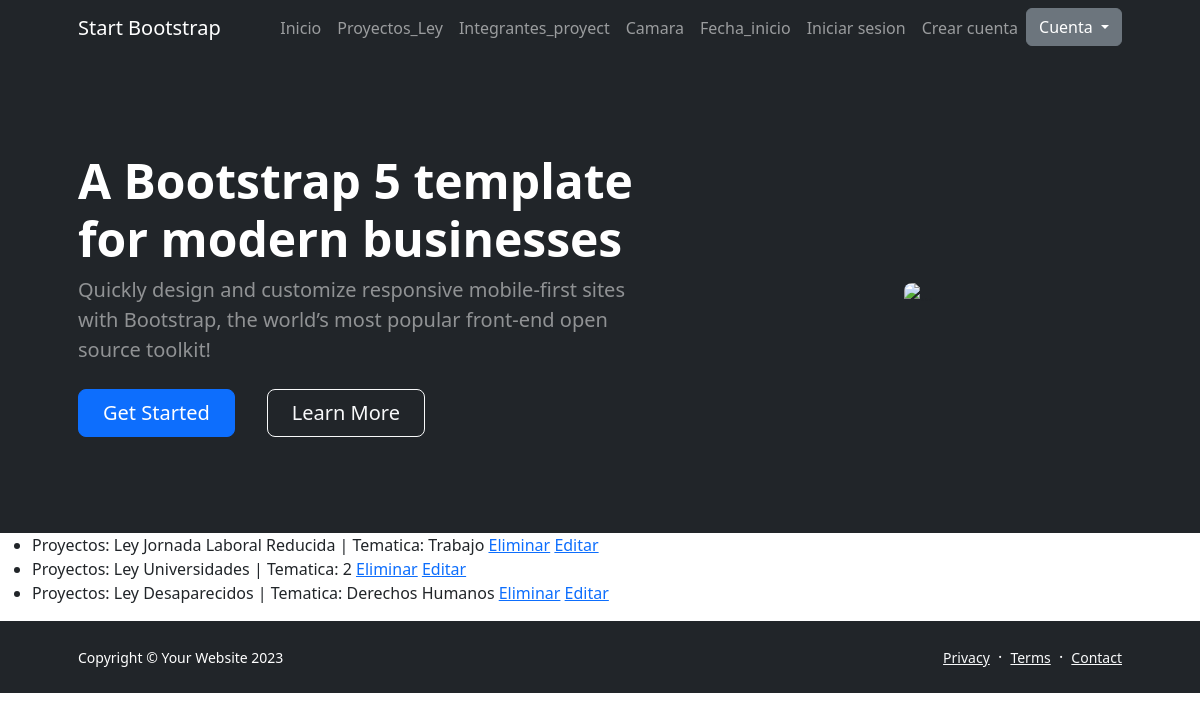
/leerProyectos, run on an earlier commit of the app's database.
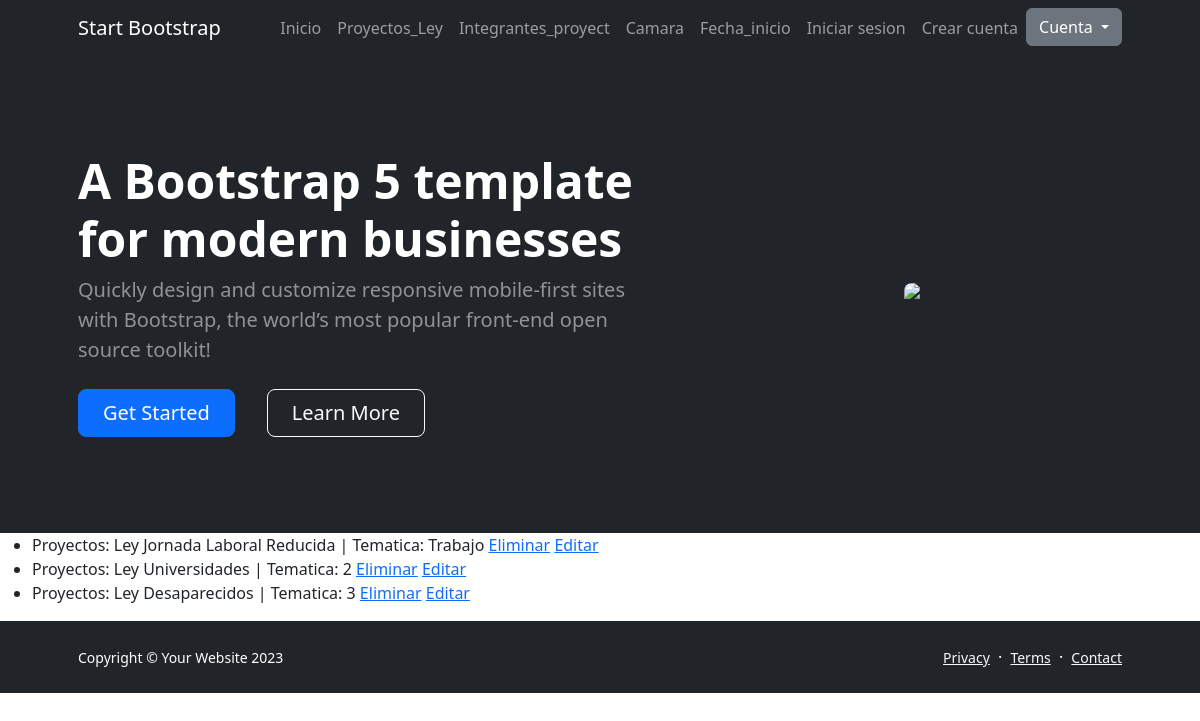
And on a later commit of the database.
### appcoder/models.py (models this page shows, shortened)
class Proyectos_Ley(models.Model):
    nombre= models.CharField(max_length=40)
    tematica=models.CharField(max_length=20)

### appcoder/views.py (the view)
# urls.py: path('leerProyectos', views.leerProyectos, name='LeerProyectos'),
def leerProyectos(request):
    proyectos = Proyectos_Ley.objects.all() #trae todos los proyectos
    return render(request, "AppCoder/leerProyectos.html", {'proyectos': proyectos})

### appcoder/templates/AppCoder/leerProyectos.html (shortened to what this page needs)
{% extends 'AppCoder/base.html' %}
{% load static %}
{% block main %}
<ul>
{% for proyecto in proyectos %}
    <li>Proyectos: {{ proyecto.nombre }} | Tematica: {{ proyecto.tematica }}
         <a href="{% url 'DeleteProyecto' proyecto.id %}">Eliminar</a>
         <a href="{% url 'EditProyecto' proyecto.id %}">Editar</a>
        </li>
{% endfor %}
</ul>
{% endblock main %}

### appcoder/templates/AppCoder/base.html (shortened to what this page needs)
<!DOCTYPE html>
<html lang="en">
    <head>
        {% load static %}
        <link href="https://cdn.jsdelivr.net/npm/bootstrap-icons@1.5.0/font/bootstrap-icons.css" rel="stylesheet" />
        <link rel="stylesheet" href="{% static 'AppCoder/css/styles.css'%}">
    </head>
    <body class="d-flex flex-column h-100">
        <main class="flex-shrink-0">
            <nav class="navbar navbar-expand-lg navbar-dark bg-dark">
                <div class="container px-5">
                    <a class="navbar-brand" href="index.html">Start Bootstrap</a>
                    <div class="collapse navbar-collapse" id="navbarSupportedContent">
                        <ul class="navbar-nav ms-auto mb-2 mb-lg-0">
                            <li class="nav-item"><a class="nav-link" href="{% url 'Inicio' %}">Inicio</a>
                            <li class="nav-item"><a class="nav-link" href="{% url 'Proyectos_Ley' %}">Proyectos_Ley</a>
                            <li class="nav-item"><a class="nav-link" href="{% url 'Integrantes_proyect' %}">Integrantes_proyect</a>
                            <li class="nav-item"><a class="nav-link" href="{% url 'Camara' %}">Camara</a>
                            <li class="nav-item"><a class="nav-link" href="{% url 'Fecha_Inicio'%}">Fecha_inicio</a>
                            <li class="nav-item"><a class="nav-link" href="#!">Iniciar sesion</a></li>
                            <li class="nav-item"><a class="nav-link" href="#!">Crear cuenta</a></li>
                            <li class="nav-item dropdown">
                        {% if request..is_authenticated %}
                            <div class="dropdown">
                                <button class="'btn btn-secondary dropdown-toggle" type="button" id="dropdownMenuButton1">
                                    {{ request.user.username }}
                                </button>
                                <ul class="dropdown-menu" aria-labelledby="dropdownMenuButton1">
                                    <li><a class='dropdown-item' href="{% url 'Logout' %}">Cerrar Sesion</a></li>
                                </ul>
                            </div>
                        {% else %}
                            <div class="dropdown">
                                <button class="btn btn-secondary dropdown-toggle" type="button" id="dropdownMenuButton1">
                                    Cuenta
                                </button>
                            </div>
                        {% endif %}
                    </div>
                </div>
            </nav>
            <header class="bg-dark py-5">
                <div class="container px-5">
                    <div class="row gx-5 align-items-center justify-content-center">
                        <div class="col-lg-8 col-xl-7 col-xxl-6">
                            <div class="my-5 text-center text-xl-start">
                                <h1 class="display-5 fw-bolder text-white mb-2">A Bootstrap 5 template for modern businesses</h1>
                                <p class="lead fw-normal text-white-50 mb-4">Quickly design and customize responsive mobile-first sites with Bootstrap, the world’s most popular front-end open source toolkit!</p>
                                <div class="d-grid gap-3 d-sm-flex justify-content-sm-center justify-content-xl-start">
                                    <a class="btn btn-primary btn-lg px-4 me-sm-3" href="#features">Get Started</a>
                                    <a class="btn btn-outline-light btn-lg px-4" href="#!">Learn More</a>
                                </div>
                            </div>
                        </div>
                        <div class="col-xl-5 col-xxl-6 d-none d-xl-block text-center"><img class="img-fluid rounded-3 my-5" src="{% static 'AppCodder/assets/fotocongreso.png'}" alt="..." /></div>
                    </div>
                </div>
            </header>
        {% block main %}
        {% endblock %}
        <footer class="bg-dark py-4 mt-auto">
            <div class="container px-5">
                <div class="row align-items-center justify-content-between flex-column flex-sm-row">
                    <div class="col-auto"><div class="small m-0 text-white">Copyright &copy; Your Website 2023</div></div>
                    <div class="col-auto">
                        <a class="link-light small" href="#!">Privacy</a>
                        <span class="text-white mx-1">&middot;</span>
                        <a class="link-light small" href="#!">Terms</a>
                        <span class="text-white mx-1">&middot;</span>
                        <a class="link-light small" href="#!">Contact</a>
                    </div>
                </div>
            </div>
        </footer>
    </body>
</html>

What changed in the data, as far as the page shows it:
changed Proyectos_Ley "Ley Desaparecidos": tematica "Derechos Humanos" → "3"
